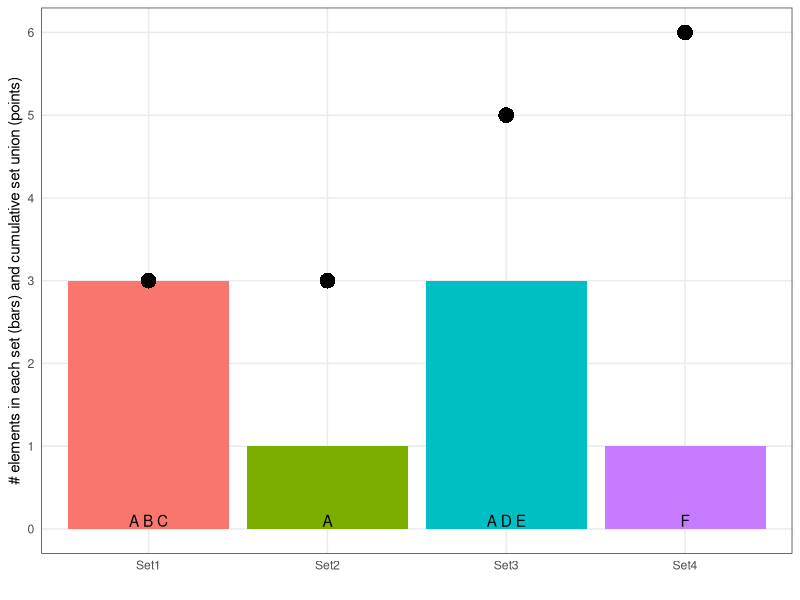

The R source for this figure:
## ---- chunk 1
library(tidyverse)
## ---- chunk 2
element <- c("A","B","C","A","A","D","E","F")
id <- c("Set1", "Set1", "Set1", "Set3", "Set2", "Set3","Set3","Set4")
df <- data.frame(id, element)
df
## ---- chunk 3
df.cc <- df %>% arrange(id) %>% mutate(cc = cumsum(!duplicated(element)))
df.cc
## ---- chunk 4
df.cc.max <- df.cc %>%
  group_by(id) %>%
  summarise(ccmax = max(cc), n_elements=length(element), elements=paste(element,collapse=" "))
df.cc.max
## ---- chunk 5
library(tidyverse)
df.cc.max <- df %>% arrange(id) %>%
  mutate(cc = cumsum(!duplicated(element))) %>%
  group_by(id) %>%
  summarise(ccmax = max(cc), n_elements=length(element), elements=paste(element,collapse=" "))
## ---- chunk 6
ggplot(df.cc.max,aes(x=id,fill=id)) +
  geom_bar(aes(y=n_elements),stat="identity") +
  geom_point(aes(y=ccmax, fill=id),shape=16,size=5) +
  geom_text(y=0.1,aes(label=elements)) +
  theme_bw() + theme(legend.position="none",axis.ticks=element_blank(),panel.grid.minor.y=element_blank()) +
  xlab("") +
  scale_y_continuous("# elements in each set (bars) and cumulative set union (points)",breaks=seq(0,6,1),labels=(seq(0,6,1)))
## ---- chunk 7
element <- c("A","B","C","A","A","D","E","F")
prob <- c(0.3, 0.8 , 1.0, 0.9, 0.7, 1.0, 0.2, 0.8)
id <- c("Set1", "Set1", "Set1", "Set3", "Set2", "Set3","Set3","Set4")
df <- data.frame(id, prob, element)
df
## ---- chunk 8
df.cc <- df %>% arrange(id) %>% filter(prob>0.5) %>% mutate(cc=cumsum(!duplicated(unlist(element))))
df.cc
